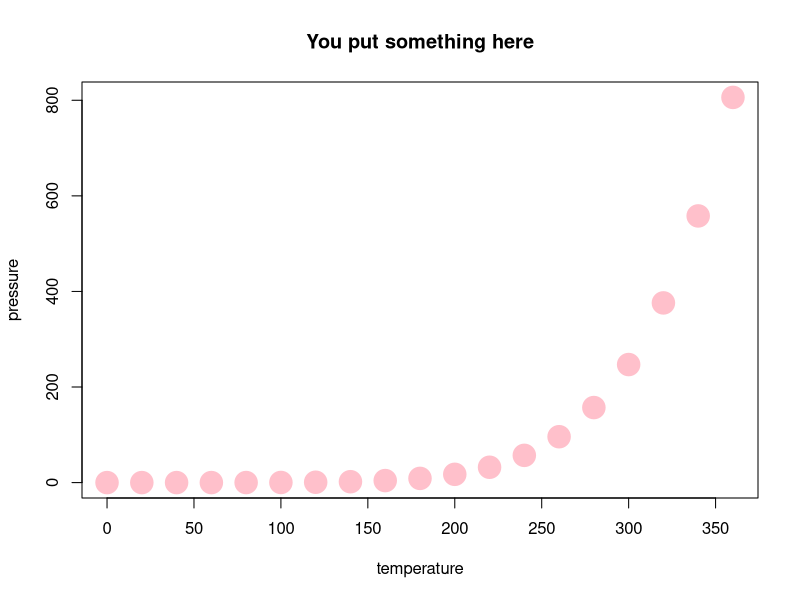

This figure's R source:
## ---- chunk 1
knitr::opts_chunk$set(echo = TRUE)
## ---- chunk 2
summary(cars)
## ---- chunk 3
plot(pressure, col = "pink", pch = 19, main = "You put something here", cex = 3)
## ---- chunk 4
grades <- c(22, 78, 92)
mean(grades)
